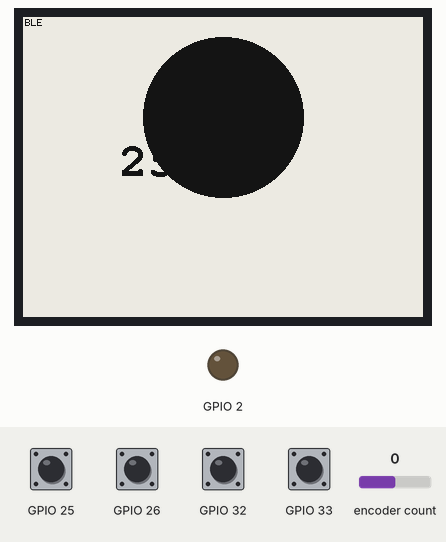
Bench run of a program on a simulated ESP32. Shown: 400×300 one-colour display, output pins drawn as LEDs (lit = HIGH). The inputs (shaded band) are chosen by the test bench; at power-on: GPIO 25, GPIO 26, GPIO 32, GPIO 33 HIGH, encoder count 0. EEPROM starts erased; nothing arrives over Bluetooth unless stated; a phone connects over Bluetooth LE 3 s after start.

Above: at 5.8 s.
5.9 s: encoder count set to 1
8.6 s: GPIO 32 pulled LOW for 0.15 s
At 37.5 s:
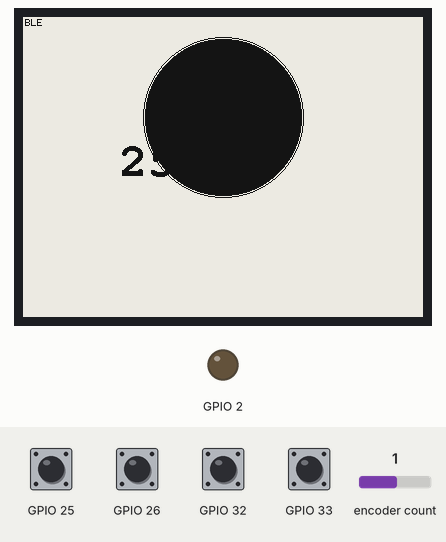
Timing chart, 0 to 38.3 s (numbered marks = the images above; inputs shaded):
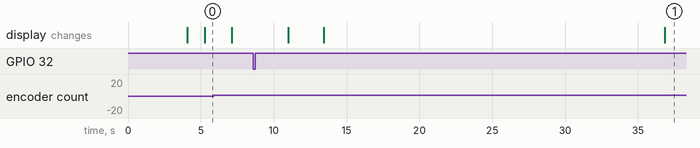

The program:

main.cpp
```cpp
// main.cpp — composition root.
//
// This is the ONLY translation unit that names concrete driver types. It
// constructs the object graph, injects HAL interfaces into the application
// (Dependency Inversion), and runs the loop.
//
// Concurrency: the skeleton uses a single super-loop with a millis()-based 1 Hz
// tick for clarity and obvious correctness. The target topology (UiTask /
// RenderTask / TimerTask + FreeRTOS queues, app tasks pinned to core 1, BLE on
// core 0) is documented in ARCHITECTURE.md §5 and is the next step.
#include <Arduino.h>

#include <vector>

#include "Pins.h"
#include "app/App.h"
#include "app/HybridRefreshPolicy.h"
#include "app/TimerStateMachine.h"
#include "app/UiController.h"
#include "drivers/Ds3231Clock.h"
#include "drivers/EspPowerManager.h"
#include "drivers/Esp32RotaryInput.h"
#include "drivers/GpioIndicator.h"
#include "drivers/GxEpdDisplay.h"
#include "drivers/NimBleService.h"
#include "drivers/NvsSettingsStore.h"
#include "drivers/OneButtonInput.h"

namespace {

// --- concrete drivers (composition root owns their lifetime) ---------------
drivers::GxEpdDisplay g_display;
drivers::Ds3231Clock g_clock;
drivers::Esp32RotaryInput g_encoder;
drivers::GpioIndicator g_statusLed(pins::kStatusLed);
drivers::NvsSettingsStore g_settings;
drivers::NimBleService g_ble;
drivers::EspPowerManager g_power;

drivers::OneButtonInput g_startButton(pins::kButtonStart);
drivers::OneButtonInput g_menuButton(pins::kButtonMenu);
drivers::OneButtonInput g_backButton(pins::kButtonBack);

// --- application layer ------------------------------------------------------
app::TimerStateMachine g_sm;
app::UiController g_ui(g_sm);
app::HybridRefreshPolicy g_refresh;

app::App* g_app = nullptr;

constexpr uint32_t kTickPeriodMs = 1000; // 1 Hz time advance
constexpr uint32_t kPollDelayMs = 5;     // input poll cadence
uint32_t g_lastTickMs = 0;

} // namespace

void setup() {
    Serial.begin(115200);

    using domain::InputCommand;
    app::App::Deps deps;
    deps.display = &g_display;
    deps.clock = &g_clock;
    deps.encoder = &g_encoder;
    deps.indicator = &g_statusLed;
    deps.settings = &g_settings;
    deps.ble = &g_ble;
    deps.power = &g_power;
    deps.sm = &g_sm;
    deps.ui = &g_ui;
    deps.refresh = &g_refresh;
    deps.buttons = {
        {&g_startButton, InputCommand::StartPause, InputCommand::Reset},
        {&g_menuButton, InputCommand::EnterMenu, InputCommand::None},
        {&g_backButton, InputCommand::Back, InputCommand::Reset},
    };

    static app::App app(deps);
    g_app = &app;
    g_app->setup();

    g_lastTickMs = millis();
}

void loop() {
    g_app->loopStep();

    const uint32_t now = millis();
    if (now - g_lastTickMs >= kTickPeriodMs) {
        g_lastTickMs += kTickPeriodMs;
        g_app->tick();
    }

    delay(kPollDelayMs);
}
```

App.h
```cpp
// App.h — application orchestrator.
// Holds injected HAL interfaces (Dependency Inversion) and drives the
// poll -> dispatch -> render cycle. Constructed by the composition root in
// main.cpp; contains no concrete driver types.
#pragma once

#include <vector>

#include "app/TimerStateMachine.h"
#include "app/UiController.h"
#include "domain/IRefreshPolicy.h"
#include "domain/InputCommand.h"
#include "domain/RenderModel.h"
#include "hal/IBleService.h"
#include "hal/IButtonInput.h"
#include "hal/IClock.h"
#include "hal/IDisplay.h"
#include "hal/IIndicator.h"
#include "hal/IPower.h"
#include "hal/IRotaryInput.h"
#include "hal/ISettingsStore.h"

namespace app {

// Binds a physical button to the commands it emits (OCP: add a button = add a
// binding at the composition root, no App changes).
struct ButtonBinding {
    hal::IButtonInput* button = nullptr;
    domain::InputCommand onClick = domain::InputCommand::None;
    domain::InputCommand onLongPress = domain::InputCommand::None;
};

class App {
public:
    struct Deps {
        hal::IDisplay* display = nullptr;
        hal::IClock* clock = nullptr;
        hal::IRotaryInput* encoder = nullptr;
        hal::IIndicator* indicator = nullptr;
        hal::ISettingsStore* settings = nullptr;
        hal::IBleService* ble = nullptr;
        hal::IPower* power = nullptr;
        TimerStateMachine* sm = nullptr;
        UiController* ui = nullptr;
        domain::IRefreshPolicy* refresh = nullptr;
        std::vector<ButtonBinding> buttons{};
    };

    explicit App(const Deps& deps) : d_(deps) {}

    // One-time init: begin drivers, load settings, initial full render.
    void setup();

    // Poll inputs, dispatch commands, render if needed. Call frequently.
    void loopStep();

    // 1 Hz time advance (call from the timer task / scheduler).
    void tick();

private:
    void pollInputs();
    void render();
    void onFinished();

    Deps d_;
    domain::RenderModel lastModel_{};
    bool haveLastModel_ = false;
};

} // namespace app
```

HybridRefreshPolicy.h
```cpp
// HybridRefreshPolicy.h — concrete IRefreshPolicy (Strategy).
// Pure C++; no Arduino — implemented in src/domain/ and unit-tested.
//
// Policy: skip when unchanged; force a full refresh on request or after a
// budget of partials (anti-ghosting); otherwise do a byte-aligned partial over
// just the fields that changed.
#pragma once

#include "domain/IRefreshPolicy.h"

namespace app {

class HybridRefreshPolicy : public domain::IRefreshPolicy {
public:
    // maxPartials: number of partial refreshes tolerated before a cleansing full.
    explicit HybridRefreshPolicy(int maxPartials = 12) : maxPartials_(maxPartials) {}

    domain::RefreshDecision decide(const domain::RenderModel& next,
                                   const domain::RenderModel& last) override;
    void requestFull() override { forceFull_ = true; }

    // Exposed for tests/inspection.
    int partialsSinceFull() const { return partialCount_; }

private:
    static domain::DirtyRegion changedRegion(const domain::RenderModel& next,
                                             const domain::RenderModel& last);

    int maxPartials_;
    int partialCount_ = 0;
    bool forceFull_ = true; // first frame is always a full refresh
};

} // namespace app
```

ITimerState.h
```cpp
// ITimerState.h — State pattern interface for the timer lifecycle.
// Pure C++; no Arduino.
#pragma once

#include "domain/InputCommand.h"
#include "domain/TimerSnapshot.h"

namespace app {

class TimerStateMachine; // owns the states and the shared Timer

class ITimerState {
public:
    virtual ~ITimerState() = default;

    virtual domain::TimerPhase phase() const = 0;

    // Called once when this state becomes current.
    virtual void onEnter(TimerStateMachine& sm) = 0;

    // Handle a user/remote command. May request a transition via `sm`.
    virtual void onCommand(TimerStateMachine& sm, domain::InputCommand cmd) = 0;

    // 1 Hz time advance. Default: ignore.
    virtual void onTick(TimerStateMachine& sm) { (void)sm; }
};

} // namespace app
```

TimerStateMachine.h
```cpp
// TimerStateMachine.h — owns the Timer and drives the State objects.
// Pure C++; no Arduino. Unit-tested on the host.
#pragma once

#include "app/ITimerState.h"
#include "app/states/FinishedState.h"
#include "app/states/IdleState.h"
#include "app/states/PausedState.h"
#include "app/states/RunningState.h"
#include "app/states/SettingState.h"
#include "domain/SettingsModel.h"
#include "domain/Timer.h"
#include "domain/TimerSnapshot.h"

namespace app {

class TimerStateMachine {
public:
    // Duration editing limits and per-detent step.
    static constexpr domain::Duration kMinDuration = domain::Duration(60);        // 1 min
    static constexpr domain::Duration kMaxDuration = domain::Duration(4 * 3600);  // 4 h
    static constexpr int32_t kStepSeconds = 60;

    TimerStateMachine();

    // Initialise from persisted settings (sets default duration & mode).
    void begin(const domain::SettingsModel& settings);

    // Route a command to the current state (Tick is dispatched to onTick).
    void dispatch(domain::InputCommand cmd);

    // --- queries ---
    domain::TimerPhase phase() const { return current_->phase(); }
    domain::TimerSnapshot snapshot() const;

    // True for exactly one dispatch after the timer transitions into Finished,
    // so the App can fire the alarm/LED once. Cleared by takeJustFinished().
    bool takeJustFinished();

    // --- used by state objects ---
    domain::Timer& timer() { return timer_; }
    const domain::SettingsModel& settings() const { return settings_; }
    void changeTo(domain::TimerPhase phase);
    void adjust(int detents); // +/- detents * step, clamped to [min,max]
    void markFinished() { justFinished_ = true; }

private:
    ITimerState* stateFor(domain::TimerPhase phase);

    domain::Timer timer_{};
    domain::SettingsModel settings_{};

    IdleState idle_{};
    SettingState setting_{};
    RunningState running_{};
    PausedState paused_{};
    FinishedState finished_{};

    ITimerState* current_ = &idle_;
    bool justFinished_ = false;
};

} // namespace app
```

UiController.h
```cpp
// UiController.h — Command sink + RenderModel builder.
// Receives uniform InputCommands (from encoder, buttons, or BLE) and forwards
// them to the state machine, and turns a TimerSnapshot into a RenderModel.
// Pure C++; no Arduino.
#pragma once

#include "app/TimerStateMachine.h"
#include "domain/InputCommand.h"
#include "domain/RenderModel.h"

namespace app {

class UiController : public domain::ICommandSink {
public:
    explicit UiController(TimerStateMachine& sm) : sm_(sm) {}

    // ICommandSink — single entry point for every input source.
    void submit(domain::InputCommand cmd) override { sm_.dispatch(cmd); }

    // Build the frame to render from current state plus peripheral status.
    domain::RenderModel buildModel(bool ledOn, bool bleConnected) const {
        const domain::TimerSnapshot s = sm_.snapshot();
        domain::RenderModel m;
        m.phase = s.phase;
        m.display = s.display;
        m.fractionRemaining = s.fractionRemaining;
        m.ledOn = ledOn;
        m.bleConnected = bleConnected;
        return m;
    }

private:
    TimerStateMachine& sm_;
};

} // namespace app
```

FinishedState.h
```cpp
#pragma once
#include "app/ITimerState.h"

namespace app {

// Timer reached zero. Holds a high-contrast frame; any action returns to idle.
class FinishedState : public ITimerState {
public:
    domain::TimerPhase phase() const override { return domain::TimerPhase::Finished; }
    void onEnter(TimerStateMachine& sm) override;
    void onCommand(TimerStateMachine& sm, domain::InputCommand cmd) override;
};

} // namespace app
```

IdleState.h
```cpp
#pragma once
#include "app/ITimerState.h"

namespace app {

// Showing the configured duration, waiting to start. Encoder pre-sets duration.
class IdleState : public ITimerState {
public:
    domain::TimerPhase phase() const override { return domain::TimerPhase::Idle; }
    void onEnter(TimerStateMachine& sm) override;
    void onCommand(TimerStateMachine& sm, domain::InputCommand cmd) override;
};

} // namespace app
```

PausedState.h
```cpp
#pragma once
#include "app/ITimerState.h"

namespace app {

// Frozen mid-count. StartPause resumes; Reset returns to idle.
class PausedState : public ITimerState {
public:
    domain::TimerPhase phase() const override { return domain::TimerPhase::Paused; }
    void onEnter(TimerStateMachine& sm) override;
    void onCommand(TimerStateMachine& sm, domain::InputCommand cmd) override;
};

} // namespace app
```

RunningState.h
```cpp
#pragma once
#include "app/ITimerState.h"

namespace app {

// Counting. Ticks advance the timer; finishing transitions to Finished.
class RunningState : public ITimerState {
public:
    domain::TimerPhase phase() const override { return domain::TimerPhase::Running; }
    void onEnter(TimerStateMachine& sm) override;
    void onCommand(TimerStateMachine& sm, domain::InputCommand cmd) override;
    void onTick(TimerStateMachine& sm) override;
};

} // namespace app
```

DirtyRegion.h
```cpp
// DirtyRegion.h — a rectangular region of the panel that changed and must be
// redrawn. Pure C++; no Arduino.
#pragma once

#include <cstdint>

namespace domain {

struct DirtyRegion {
    int16_t x = 0;
    int16_t y = 0;
    int16_t w = 0;
    int16_t h = 0;

    bool isEmpty() const { return w <= 0 || h <= 0; }

    // SSD1683 partial windows snap to 8px on the X axis: round x down and w up
    // to multiples of 8 so the controller accepts the window.
    DirtyRegion alignedToByte() const {
        DirtyRegion r = *this;
        const int16_t x0 = static_cast<int16_t>(x & ~0x7);
        const int16_t x1 = static_cast<int16_t>((x + w + 7) & ~0x7);
        r.x = x0;
        r.w = static_cast<int16_t>(x1 - x0);
        return r;
    }

    // Bounding box union of two regions (used to merge changed areas).
    static DirtyRegion unionOf(const DirtyRegion& a, const DirtyRegion& b) {
        if (a.isEmpty()) return b;
        if (b.isEmpty()) return a;
        const int16_t x0 = a.x < b.x ? a.x : b.x;
        const int16_t y0 = a.y < b.y ? a.y : b.y;
        const int16_t x1 = (a.x + a.w) > (b.x + b.w) ? (a.x + a.w) : (b.x + b.w);
        const int16_t y1 = (a.y + a.h) > (b.y + b.h) ? (a.y + a.h) : (b.y + b.h);
        return DirtyRegion{x0, y0, static_cast<int16_t>(x1 - x0),
                           static_cast<int16_t>(y1 - y0)};
    }
};

} // namespace domain
```

Duration.h
```cpp
// Duration.h — value object for a span of time in whole seconds.
// Pure C++; no Arduino. Unit-tested on the host.
#pragma once

#include <cstdint>

namespace domain {

class Duration {
public:
    constexpr Duration() = default;
    explicit constexpr Duration(int32_t seconds) : seconds_(seconds < 0 ? 0 : seconds) {}

    static constexpr Duration fromSeconds(int32_t s) { return Duration(s); }
    static constexpr Duration fromMinutes(int32_t m) { return Duration(m * 60); }

    constexpr int32_t seconds() const { return seconds_; }
    constexpr int32_t minutesPart() const { return (seconds_ / 60) % 60; }
    constexpr int32_t secondsPart() const { return seconds_ % 60; }
    constexpr int32_t hoursPart() const { return seconds_ / 3600; }
    constexpr int32_t totalMinutes() const { return seconds_ / 60; }
    constexpr bool isZero() const { return seconds_ == 0; }

    // Saturating arithmetic — never goes below zero.
    Duration operator+(const Duration& o) const { return Duration(seconds_ + o.seconds_); }
    Duration operator-(const Duration& o) const { return Duration(seconds_ - o.seconds_); }
    bool operator==(const Duration& o) const { return seconds_ == o.seconds_; }
    bool operator!=(const Duration& o) const { return seconds_ != o.seconds_; }
    bool operator<(const Duration& o) const { return seconds_ < o.seconds_; }
    bool operator>(const Duration& o) const { return seconds_ > o.seconds_; }
    bool operator<=(const Duration& o) const { return seconds_ <= o.seconds_; }
    bool operator>=(const Duration& o) const { return seconds_ >= o.seconds_; }

    // Clamp into [lo, hi] inclusive.
    Duration clamped(const Duration& lo, const Duration& hi) const {
        if (seconds_ < lo.seconds_) return lo;
        if (seconds_ > hi.seconds_) return hi;
        return *this;
    }

    // Formats into the caller's buffer (>= 9 bytes). Returns the buffer.
    // < 1 hour -> "MM:SS"; otherwise "H:MM:SS".
    const char* format(char* buf, int bufLen) const;

private:
    int32_t seconds_ = 0;
};

} // namespace domain
```

IRefreshPolicy.h
```cpp
// IRefreshPolicy.h — Strategy interface for the e-paper refresh decision.
// Pure C++; no Arduino. Concrete policy (HybridRefreshPolicy) is unit-tested.
#pragma once

#include "domain/DirtyRegion.h"
#include "domain/RenderModel.h"

namespace domain {

struct RefreshDecision {
    enum class Kind : uint8_t {
        None = 0, // nothing changed; skip the draw entirely
        Partial,  // fast partial-window refresh over `region`
        Full,     // slow full refresh (clears ghosting); region ignored
    };
    Kind kind = Kind::None;
    DirtyRegion region{};
};

class IRefreshPolicy {
public:
    virtual ~IRefreshPolicy() = default;

    // Decide how to render `next` given the previously rendered `last`.
    virtual RefreshDecision decide(const RenderModel& next, const RenderModel& last) = 0;

    // Force the next decide() to return Full (e.g. on state entry / wake).
    virtual void requestFull() = 0;
};

} // namespace domain
```

InputCommand.h
```cpp
// InputCommand.h — the uniform command vocabulary.
// Every input source (encoder, buttons, BLE) is translated into one of these,
// so remote control and physical control travel the same path. Pure C++.
#pragma once

#include <cstdint>

namespace domain {

enum class InputCommand : uint8_t {
    None = 0,
    StartPause,    // toggle running/paused; from idle, starts
    Reset,         // back to idle / reload default
    Increment,     // bump duration up (encoder CW / app +)
    Decrement,     // bump duration down (encoder CCW / app -)
    EnterMenu,     // open settings
    Back,          // leave settings / cancel
    Tick,          // 1 Hz time advance (from TimerTask)
};

// Sink for commands — implemented by the UI controller. Encoders/buttons/BLE
// hold a pointer to one of these (Command pattern).
class ICommandSink {
public:
    virtual ~ICommandSink() = default;
    virtual void submit(InputCommand cmd) = 0;
};

} // namespace domain
```

Layout.h
```cpp
// Layout.h — on-screen geometry for the 400x300 panel.
// Pure data, shared by HybridRefreshPolicy (to size dirty regions) and the
// display facade (to actually draw). Keeping it here makes the dirty-region
// math unit-testable without a real panel.
#pragma once

#include "domain/DirtyRegion.h"

namespace domain {
namespace layout {

inline constexpr int16_t kPanelW = 400;
inline constexpr int16_t kPanelH = 300;

// Big numeric readout, centered.
inline constexpr DirtyRegion kDigits{96, 110, 208, 64};

// Progress arc / disc bounding box (the visual-timer wheel).
inline constexpr DirtyRegion kArc{120, 20, 160, 160};

// Top status strip (BLE link + LED hint icons).
inline constexpr DirtyRegion kStatus{0, 0, kPanelW, 18};

} // namespace layout
} // namespace domain
```

Source omitted: RenderModel.h (1425 bytes), Timer.h (2388 bytes), TimerSnapshot.h (690 bytes), App.cpp (3667 bytes), TimerStateMachine.cpp (1769 bytes), States.cpp (3403 bytes), Duration.cpp (663 bytes), HybridRefreshPolicy.cpp (1729 bytes), Pins.h (3034 bytes), SettingState.h (393 bytes), SettingsModel.h (887 bytes), NvsSettingsStore.h (531 bytes) and 24 more

Measured:
- after the input at 8.6 s, the display: first changes after 2.4 s (image 1 shows a later state)
